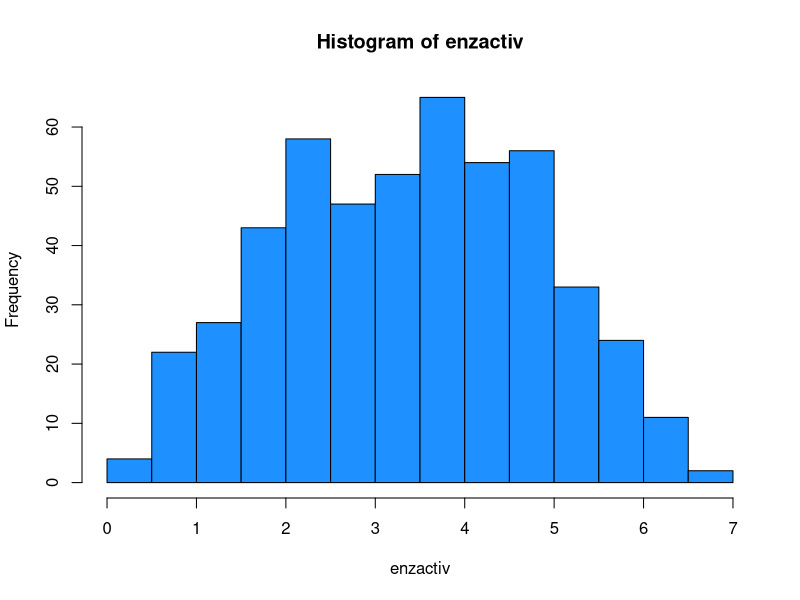
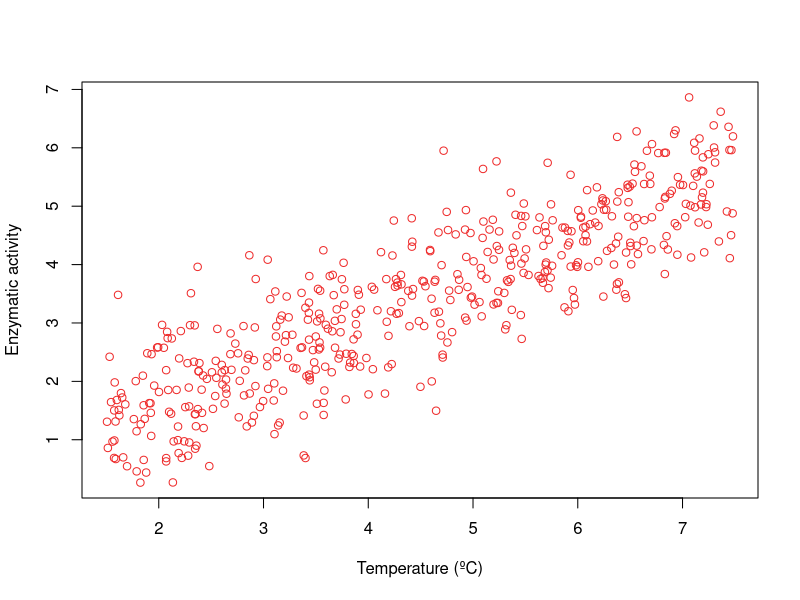
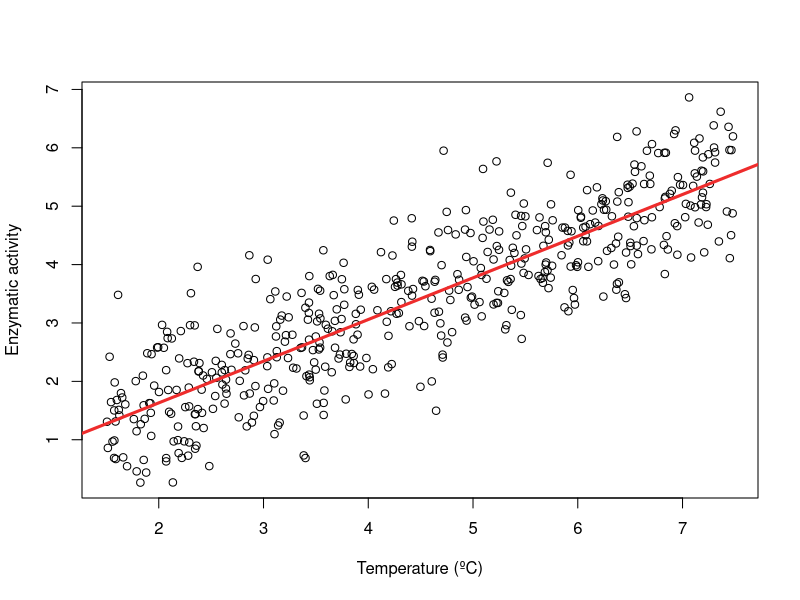
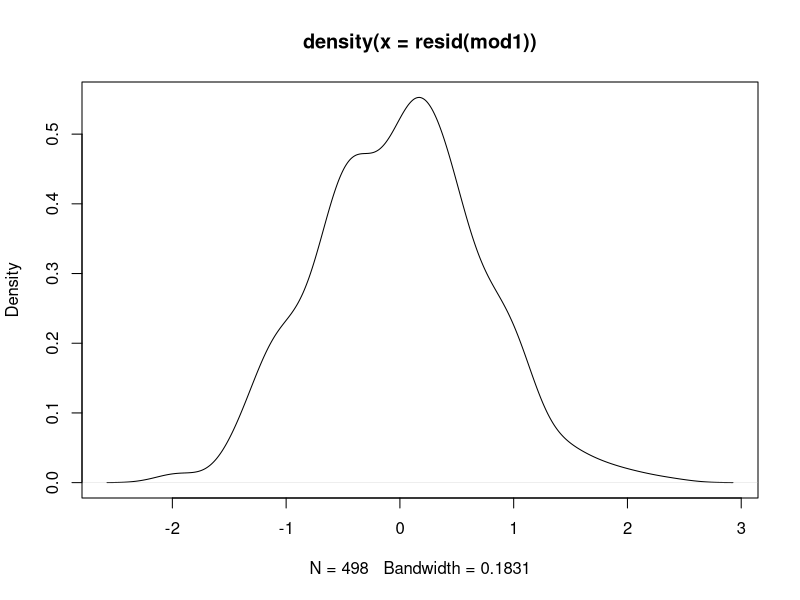
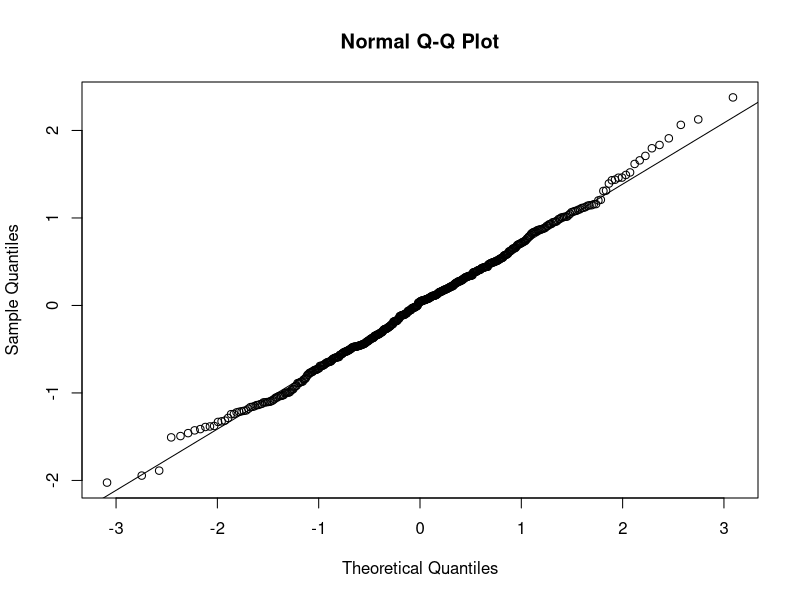

Write the R code that produced these figures, in order.
## ---- chunk 1
knitr::opts_chunk$set(
	echo = TRUE,
	message = FALSE,
	warning = FALSE
)
## ---- chunk 2
data<-read.csv("data/08_enzactivity.csv", header = T, sep = ",")
attach(data)
head(data)
## ---- chunk 3
hist(enzactiv, col = "dodgerblue1")
shapiro.test(enzactiv)
## ---- chunk 4
plot(enzactiv~temperature, col = "firebrick2", xlab = "Temperature (ºC)", ylab = "Enzymatic activity")
## ---- chunk 5
mod1<-lm(enzactiv~temperature)
summary(mod1)
## ---- chunk 6
plot(enzactiv~temperature, xlab = "Temperature (ºC)", ylab = "Enzymatic activity")
abline(lm(enzactiv~temperature), col = "firebrick2", lwd = 3)
## ---- chunk 7
plot(density(resid(mod1))) #A density plot
qqnorm(resid(mod1)) # A quantile normal plot - good for checking normality
qqline(resid(mod1))
## ---- chunk 8
shapiro.test(resid(mod1))
## ---- chunk 9
sessionInfo()
